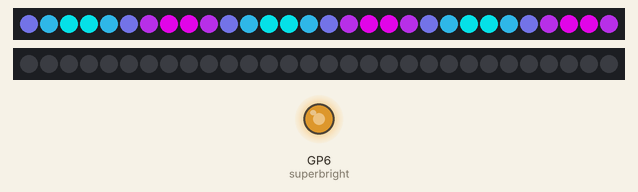
Recording of a program running on a simulated Raspberry Pi Pico running MicroPython. On the bench: 2 × 30 RGB LEDs in strip order, left to right, output pins drawn as LEDs (lit = HIGH). Dim RGB values are drawn brighter than linear.

Above: at 0.16 s.
At 4.66 s:
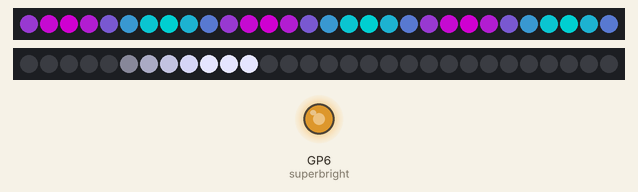
At 9.16 s:
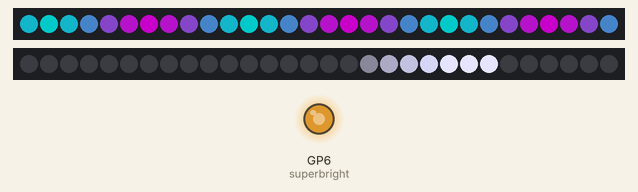
At 18.17 s:
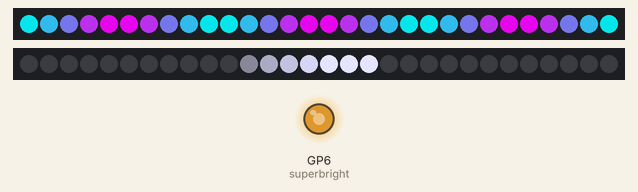
At 30.18 s:
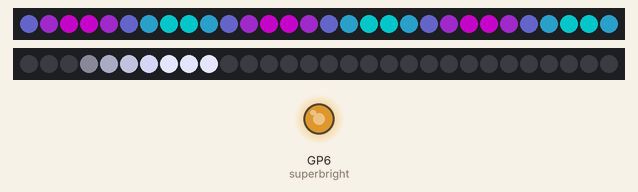
At 39.79 s:
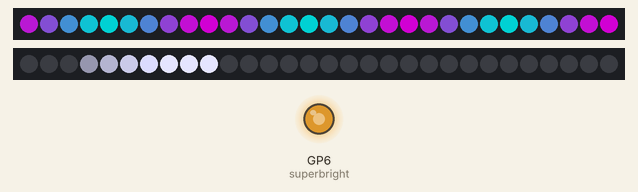

The program:

main.py
```python
"""Club standalone Pico light controller (stopgap).

2x SK6812 RGBW strips, <=30 px each, + 1 transistor-driven superbright LED:
  GP0  backlights - magenta/cyan crossfade bands, slow scroll + pulse
  GP2  upper      - cool-white comet walking down strip
  GP6  superbright - transistor base, PWM ~70% constant

Flash this file as main.py. Runs forever on power-up.
"""

import time
import math
import array
import rp2
from machine import Pin, PWM


# --- SK6812 RGBW PIO driver (shared pattern from TreeHouse_PicoLEDs) ---
@rp2.asm_pio(sideset_init=rp2.PIO.OUT_LOW, out_shiftdir=rp2.PIO.SHIFT_LEFT,
             autopull=True, pull_thresh=32)
def _sk6812():
    T1 = 3
    T2 = 3
    T3 = 6
    wrap_target()
    label("bitloop")
    out(x, 1)              .side(0)    [T3 - 1]
    jmp(not_x, "do_zero")  .side(1)    [T1 - 1]
    jmp("bitloop")         .side(1)    [T2 - 1]
    label("do_zero")
    nop()                  .side(0)    [T2 - 1]
    wrap()


_next_sm = 0


class Strip:
    def __init__(self, pin, n, master=1.0):
        global _next_sm
        self.n = n
        self.master = master
        self.buf = [(0, 0, 0, 0)] * n
        self._out = array.array("I", [0] * n)
        self.sm = rp2.StateMachine(_next_sm, _sk6812, freq=10_000_000,
                                   sideset_base=Pin(pin))
        self.sm.active(1)
        _next_sm += 1

    def set(self, i, r, g, b, w):
        self.buf[i] = (r, g, b, w)

    def show(self):
        m = self.master
        for i in range(self.n):
            r, g, b, w = self.buf[i]
            r = int(r * m); g = int(g * m); b = int(b * m); w = int(w * m)
            self._out[i] = (((g & 0xFF) << 24) | ((r & 0xFF) << 16) |
                            ((b & 0xFF) << 8) | (w & 0xFF))
        self.sm.put(self._out, 0)


# --- config ---
BACK_N = 30
UPPER_N = 30
FRAME_MS = 33                       # ~30 fps
TWO_PI = 2.0 * math.pi

back = Strip(0, BACK_N, master=1.0)
upper = Strip(2, UPPER_N, master=0.9)

# superbright LED via transistor, PWM ~70% constant
superbright = PWM(Pin(6))
superbright.freq(1000)
superbright.duty_u16(int(0.70 * 65535))

# backlight band params
BAND_WAVELENGTH = 10.0              # px per magenta->cyan->magenta cycle (~5px/color)
BACK_SCROLL = 0.15                  # px per frame (slow)
BACK_PULSE_PERIOD_S = 4.0           # slow brightness pulse

# upper comet params
HEAD_LEN = 3
TAIL_LEN = 4
COMET_SPEED = 0.4                   # px per frame


def step_backlights(scroll, pulse_phase):
    pulse = 0.7 + 0.3 * math.sin(pulse_phase)      # 0.4 .. 1.0
    for i in range(BACK_N):
        phase = (i + scroll) * (TWO_PI / BAND_WAVELENGTH)
        t = (math.sin(phase) + 1.0) * 0.5          # 0=magenta, 1=cyan
        # magenta (255,0,255) -> cyan (0,255,255)
        r = int(255 * (1.0 - t) * pulse)
        g = int(255 * t * pulse)
        b = int(255 * pulse)
        back.set(i, r, g, b, 0)
    back.show()


def step_upper(head_pos):
    for i in range(UPPER_N):
        d = (head_pos - i) % UPPER_N               # distance behind head (wraps)
        if d < HEAD_LEN:
            level = 1.0
        elif d < HEAD_LEN + TAIL_LEN:
            level = 1.0 - (d - HEAD_LEN) / TAIL_LEN
        else:
            level = 0.0
        w = int(255 * level)
        b = int(40 * level)                        # slight cool tint
        upper.set(i, 0, 0, b, w)
    upper.show()


def main():
    scroll = 0.0
    pulse_phase = 0.0
    head_pos = 0.0
    pulse_step = TWO_PI * (FRAME_MS / 1000.0) / BACK_PULSE_PERIOD_S
    while True:
        step_backlights(scroll, pulse_phase)
        step_upper(head_pos)
        scroll += BACK_SCROLL
        pulse_phase += pulse_step
        if pulse_phase > TWO_PI:
            pulse_phase -= TWO_PI
        head_pos = (head_pos + COMET_SPEED) % UPPER_N
        time.sleep_ms(FRAME_MS)


main()
```
